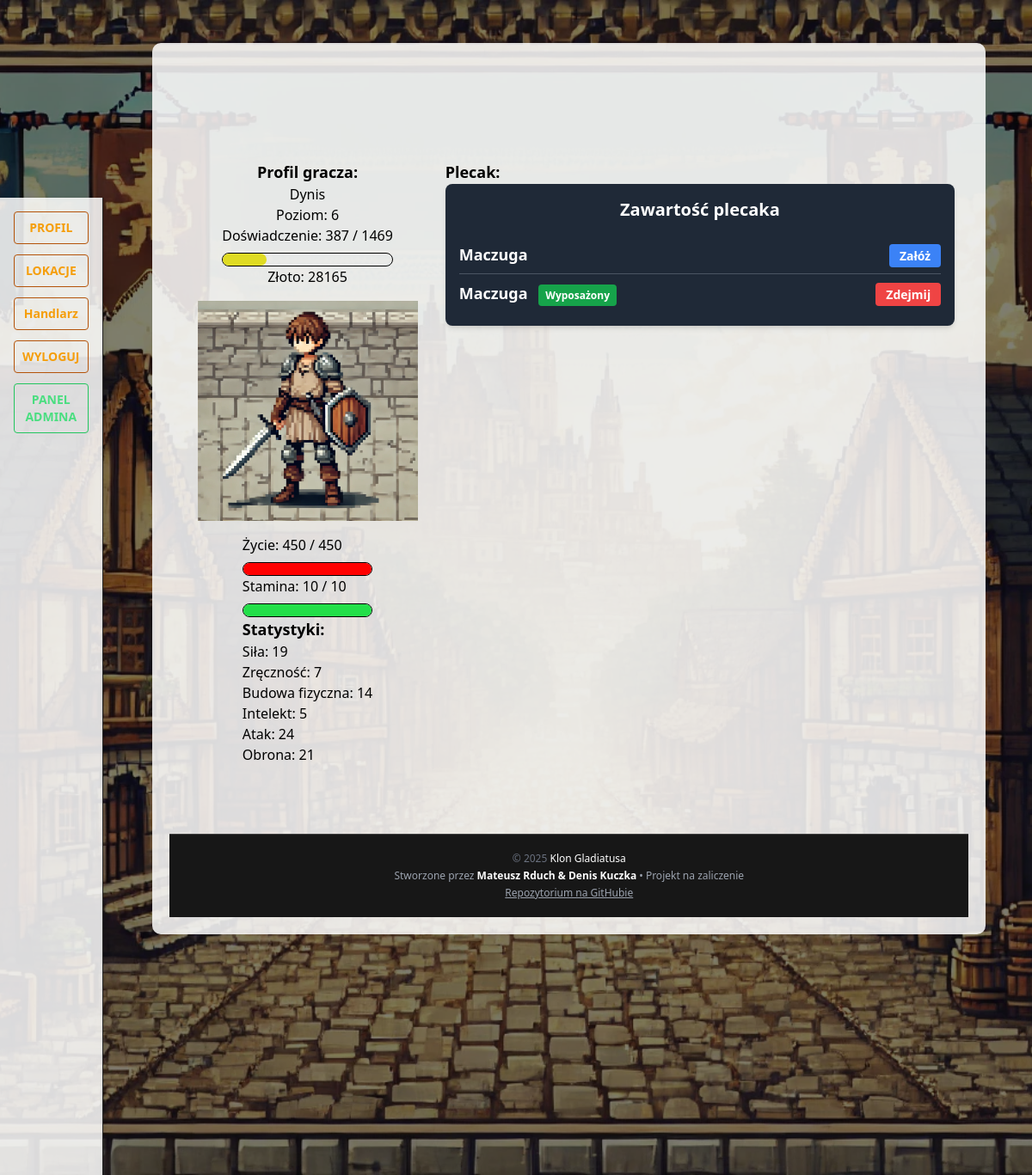
The app's page /user_profile/profil/ (signed in), older data.
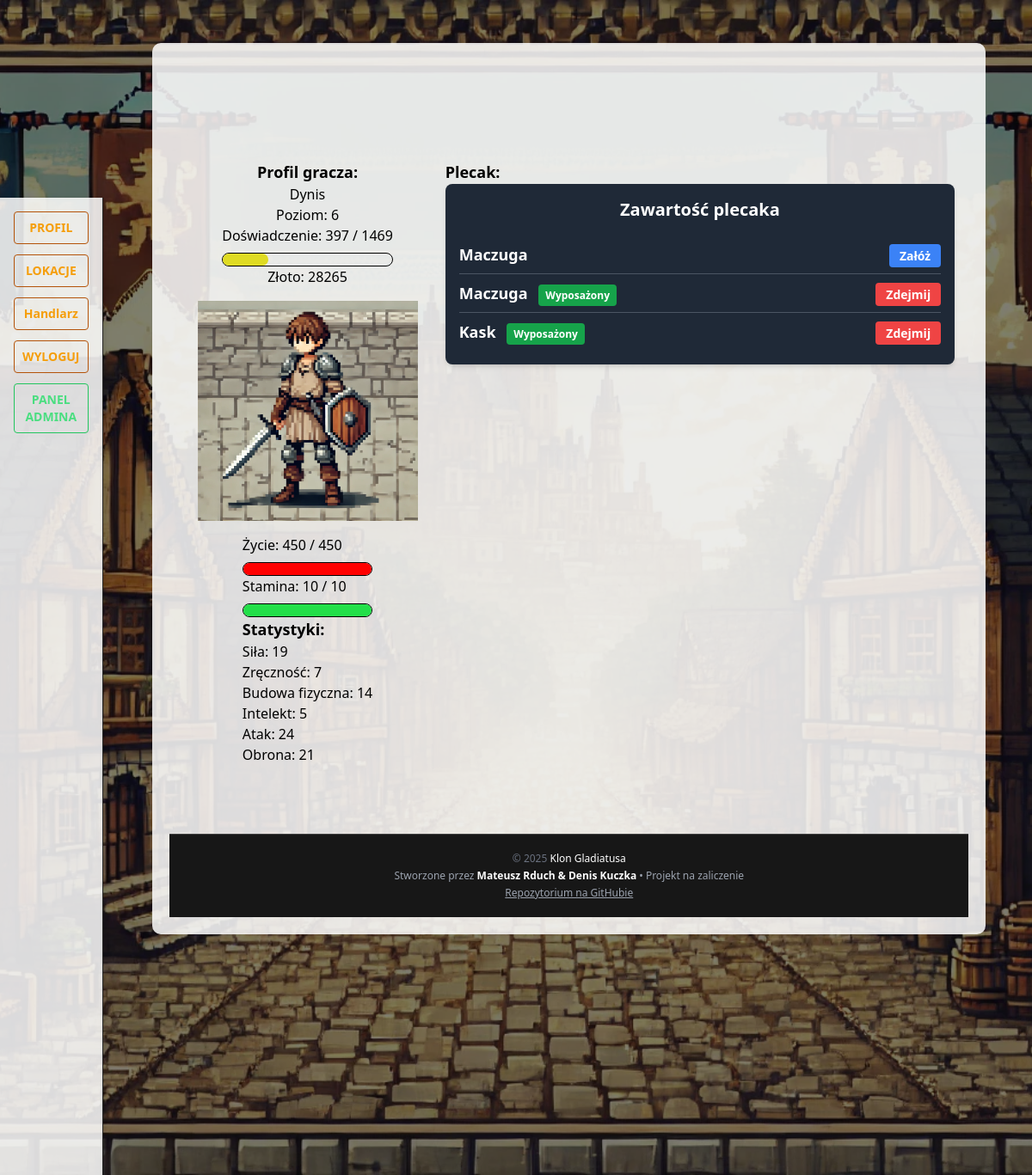
The same page, newer data.
### user_profile/models.py (models this page shows, shortened)
class UserProfile(models.Model):
    user = models.OneToOneField(User, on_delete=models.CASCADE)
    strength = models.IntegerField(default=1)
    dexterity = models.IntegerField(default=1)
    constitution = models.IntegerField(default=1)
    intelligence = models.IntegerField(default=1)
    level = models.IntegerField(default=1)
    experience = models.IntegerField(default=0)
    stat_points = models.IntegerField(default=0)
    max_hp = models.IntegerField(default=100)
    hp = models.IntegerField(default=100)
    base_hp = models.IntegerField(default=100)
    defence = models.IntegerField(default=0)
    base_defence = models.IntegerField(default=0)
    attack = models.IntegerField(default=0)
    base_attack = models.IntegerField(default=0)
    gold = models.IntegerField(default=0)
    last_regen = models.DateTimeField(default=timezone.now)
    last_regen_stm = models.DateTimeField(default=timezone.now)
    max_stamina = models.IntegerField(default=10)
    stamina = models.IntegerField(default=10)
    def lvlup_exp(self):
        return math.floor(100 * (self.level ** 1.5))
    def dodaj_exp(self, exp):
        self.experience += exp
        while self.experience >= self.lvlup_exp():
            self.experience -= self.lvlup_exp()
            self.lvlup()
        self.save()
    def hp_regen(self):
        regen_timer = timezone.now() - self.last_regen
        regen_minutes = regen_timer.total_seconds() / 60
        regen_amount = math.floor((self.intelligence/2 + self.constitution/10) * round(regen_minutes))
        new_hp = self.hp + regen_amount
        if new_hp > self.max_hp:
            self.hp = self.max_hp
        else:
            self.hp = round(new_hp)
        if regen_amount > 0 or self.hp == self.max_hp:
            self.last_regen = timezone.now()
        self.save()
    def stamina_regen(self):
        regen_timer = timezone.now() - self.last_regen_stm
        regen_minutes = regen_timer.total_seconds() / 60
        regen_amount = math.floor((self.intelligence/2) * round(regen_minutes))
        new_stamina = self.stamina + regen_amount
        if new_stamina > self.max_stamina:
            self.stamina = self.max_stamina
        else:
            self.stamina = round(new_stamina)
        if regen_amount > 0 or self.stamina == self.max_stamina:
            self.last_regen_stm = timezone.now()
        self.save()

### inventory/models.py (models this page shows, shortened)
class InventoryItem(models.Model):
    user = models.ForeignKey(User, on_delete=models.CASCADE)
    item = models.ForeignKey(Item, on_delete=models.CASCADE)
    equipped = models.BooleanField(default=False)

### items/models.py (models this page shows, shortened)
class Item(models.Model):
    SLOT_CHOICES = [
        ('head', 'Head'),
        ('chest', 'Chest'),
        ('legs', 'Legs'),
        ('feet', 'Feet'),
        ('hands', 'Hands'),
        ('weapon', 'Weapons'),
        ('shield', 'Shield'),
        ('accessory', 'Accessory'),
    ]
    name = models.CharField(max_length=100, unique=True, help_text="Nazwa przedmiotu")
    description = models.TextField(blank=True, help_text="Opis przedmiotu")
    rarity = models.CharField(
        max_length=50,
        choices=[
            ('common', 'Common'),
            ('uncommon', 'Uncommon'),
            ('rare', 'Rare'),
            ('epic', 'Epic'),
            ('legendary', 'Legendary'),
        ],
        default='common',
        help_text= "Rzadkość przedmiotu"
    )
    slot = models.CharField(
        max_length=50,
        choices=SLOT_CHOICES,
        help_text="Slot, do którego pasuje przedmiot"
    )
    item_level = models.IntegerField(help_text="Poziom przedmiotu(ilvl)")
    dmg = models.IntegerField(default=0, help_text="Obrażenia przedmiotu")
    dmg_max = models.IntegerField(default=0, help_text="Maksymalne obrażenia przedmiotu")
    dmg_min = models.IntegerField(default=0, help_text="Minimalne obrażenia przedmiotu")
    item_strength = models.IntegerField(default=0, help_text="Siła przedmiotu")
    item_dexterity = models.IntegerField(default=0, help_text="Zręczność przedmiotu")
    item_constitution = models.IntegerField(default=0, help_text="Wytrzymałość przedmiotu")
    item_intelligence = models.IntegerField(default=0, help_text="Inteligencja przedmiotu")
    value = models.IntegerField(default=0, help_text="Wartość przedmiotu")

### user_profile/views.py (the view)
# urls.py: path('profil/', views.WidokProfilu.as_view(), name='profil'),
class WidokProfilu(BazaWidokuProfilu, TemplateView):
    template_name = "profil_gracza/profil.html"
    def get_context_data(self, **kwargs):
        context = super().get_context_data(**kwargs)
        player = self.get_user_profile()
        if isinstance(player, UserProfile):
            player.dodaj_exp(0)
            player.hp_regen()
            player.stamina_regen()
            experience_percentage = round((player.experience / player.lvlup_exp()) * 100)
            hp_percentage = round((player.hp / player.max_hp) * 100)
            stamina_percentage = round((player.stamina / player.max_stamina) * 100)
            print(f"Procent staminy: {stamina_percentage}%")
            print(f"Procent zdrowia: {hp_percentage}%")
            print(f"Dostępne pkt stystyk: {player.stat_points}")
            print(f"Procent doświadczenia: {experience_percentage}%")
            context.update({
                "items": InventoryItem.objects.filter(user=player.user),
                "player": player,
                "experience_percentage": experience_percentage,
                "hp_percentage": hp_percentage,
                "stamina_percentage": stamina_percentage,
                "tooltips": {
                    "strength": "Siła wpływa na obrażenia zadawane przeciwnikom.",
                    "dexterity": "Zręczność zwiększa obronę.",
                    "constitution": "Budowa fizyczna zwiększa maksymalne punkty życia i wpływa na regenerację punktów życia.",
                    "intelligence": "Inteligencja wpływa na szybkość regeneracji punktów życia."
                }
            })
        return context

### user_profile/views.py (called while the page is built)
    def get_user_profile(self):
        try:
            return self.request.user.userprofile
        except UserProfile.DoesNotExist:
            messages.error(self.request, "Nie znaleziono profilu gracza. Zarejestruj lub zaloguj.")
            return redirect("login_user")

### user_profile/templates/profil_gracza/profil.html (shortened to what this page needs)
{% extends "base.html" %}
{% load static %}
{% block sidebar %}
{% include 'sidebar.html' %}
{% endblock %}
{% block content %}
<div class="grid grid-cols-6 gap-4 p-4">
    <div class="grid justify-items-center col-span-2">
        <div class="text-center">
            <div class="font-bold text-lg">Profil gracza:</div>
            <div class="capitalize">{{ player.user.username }}</div>
            <div>Poziom: {{ player.level }}</div>
            <div>Doświadczenie: {{ player.experience }} / {{ player.lvlup_exp }}</div>
            <div class="experience-bar">
                <div class="experience-bar-fill" style="width: {{ experience_percentage }}%"></div>
            </div>
            <div>Złoto: {{ player.gold }} </div>
        </div>
        <div class="mt-4">
            <img src="{% static 'images/profilowe.webp' %}" alt="Profilowe" class="w-64 h-64 object-cover">
        </div>
        <div class="mt-4">
            <div>Życie: {{ player.hp }} / {{ player.max_hp }}</div>
            <div class="experience-bar">
                <div class="hp-bar-fill" style="width: {{ hp_percentage }}%"></div>
            </div>
            <div>Stamina: {{ player.stamina }} / {{ player.max_stamina }}</div>
            <div class="experience-bar">
                <div class="stamina-bar-fill" style="width: {{ stamina_percentage }}%"></div>
            </div>
            <div>
                <h3 class="font-bold text-lg">Statystyki:</h3>
            </div>
            <div x-data="{ tooltip: '' }" >
                <span @mouseover="tooltip = '{{ tooltips.strength }}'" @mouseleave="tooltip = ''">
                    Siła: {{ player.strength }}
                </span>
            </div>
            <div x-data="{ tooltip: '' }" >
                <span @mouseover="tooltip = '{{ tooltips.dexterity }}'" @mouseleave="tooltip = ''">
                    Zręczność: {{ player.dexterity }}
                </span>
            </div>
            <div x-data="{ tooltip: '' }" >
                <span @mouseover="tooltip = '{{ tooltips.constitution }}'" @mouseleave="tooltip = ''">
                    Budowa fizyczna: {{ player.constitution }}
                </span>
            </div>
            <div x-data="{ tooltip: '' }" >
                <span @mouseover="tooltip = '{{ tooltips.intelligence }}'" @mouseleave="tooltip = ''">
                    Intelekt: {{ player.intelligence }}
                </span>
            </div>
            <div>Atak: {{ player.attack }}</div>
            <div>Obrona: {{ player.defence }}</div>
        </div>
    </div>
    <div class="col-span-4">
       <div class="col-start-3 font-bold text-lg">
            Plecak:
            <div>
                {% include 'inventory/backpackComponent.html' %}
            </div>
        </div>
    </div>
</div>
{% endblock %}
{% block footer %}
{% include 'footer.html' %}
{% endblock %}

### inventory/templates/inventory/backpackComponent.html
<div class="bg-gray-800 p-4 rounded-lg shadow-md text-white">
    <h3 class="text-xl font-bold mb-4 text-center">Zawartość plecaka</h3>
    {% if items %}
        <ul class="divide-y divide-gray-600">
            {% for item in items %}
                <li class="py-2 flex justify-between items-center">
                    <div>
                        <span class="font-semibold">{{ item.item.name }}</span>
                        {% if item.equipped %}
                            <span class="ml-2 px-2 py-1 bg-green-600 text-xs rounded">Wyposażony</span>
                        {% endif %}
                    </div>
                    <div>
                        {% if item.equipped %}
                            <a href="{% url 'unequip_item' item.id %}" class="bg-red-500 hover:bg-red-600 text-white text-sm px-3 py-1 rounded">
                                Zdejmij
                            </a>
                        {% else %}
                            <a href="{% url 'equip_item' item.id %}" class="bg-blue-500 hover:bg-blue-600 text-white text-sm px-3 py-1 rounded">
                                Załóż
                            </a>
                        {% endif %}
                    </div>
                </li>
            {% endfor %}
        </ul>
    {% else %}
        <p class="text-center text-gray-400">Brak przedmiotów w plecaku.</p>
    {% endif %}
</div>

Row changes from the older to the newer data that the page shows:
changed UserProfile "Dynis": experience "387" → "397"; gold "28165" → "28265"
added InventoryItem: item.name "Kask", equipped "Wyposażony"
Text that changed along with them:
{{ experience_percentage }}: 26 → 27 (drawn)
